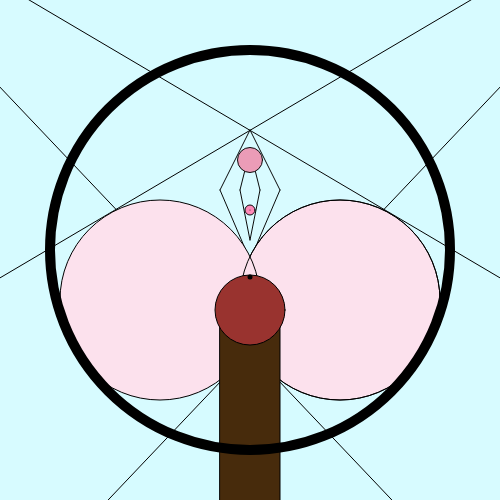
Frame 1 (no input)
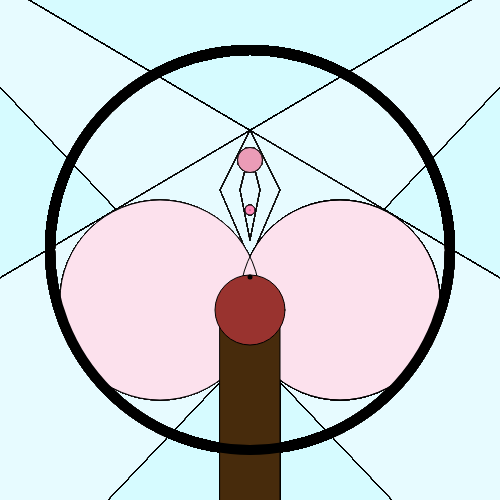
Frame 60 (no input)
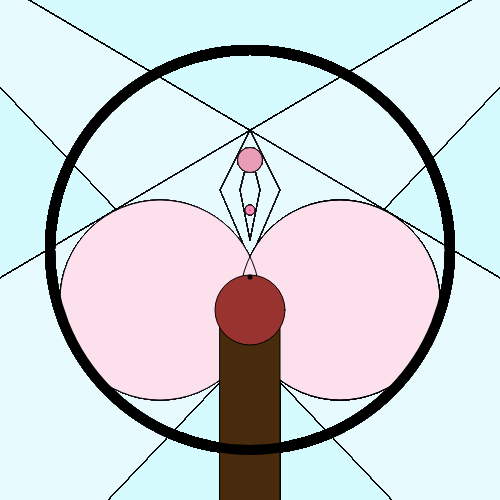
Frame 120 (the mouse pressed at the canvas centre since frame 60)

The p5.js sketch that drew these frames (run headless with seeded random() and noise() and a simulated clock; from frame 60 on, the mouse is pressed at the canvas centre):

// p5.js sketch
// ── sketch.js
function setup()
{
	//create your canvas here
  createCanvas(500, 500);
  background(214, 251, 255);
}

function draw()
{
	//do your drawing here
  
  
  //eye group
    
  //inner
  strokeWeight(1);
  line(250, 150, 260, 190);
  line(250, 150, 240, 190);
  line(250, 240, 260, 190);
  line(250, 240, 240, 190);
    
  //outer
  line(250, 130, 280, 190);
  line(250, 130, 220, 190);
  line(250, 260, 280, 190);
  line(250, 260, 220, 190);
  
  //tear duct
  fill(235, 152, 181);
  ellipse(250, 160, 25);
    
  //iris
  fill(255, 133, 182);
  ellipse(250, 210, 10);
  point(250, 210);
  
  //spotlights
  fill(252, 225, 237, 5);
  strokeWeight(1);
  triangle(-225, -150, 1300, 750, 1000, 1140);
  triangle(725, -150, -800, 750, -500, 1140);
  
  //cheeks
  strokeWeight(1);
  fill(252, 225, 237, 255);
  ellipse(340, 300, 200);
  ellipse(160, 300, 200);
  noFill();
  ellipse(340, 300, 200);
  
  //trunk
  fill(71, 43, 12);
  rect(220, 320, 60, 200);
    
  //head
  fill(153, 51, 47);
  ellipse(250, 310, 70);
  
  //tip
  strokeWeight(5);
  point(250, 277);
  
  //big circle
  strokeWeight(10);
  noFill();
  ellipse(250, 250, 400, 400);
}
